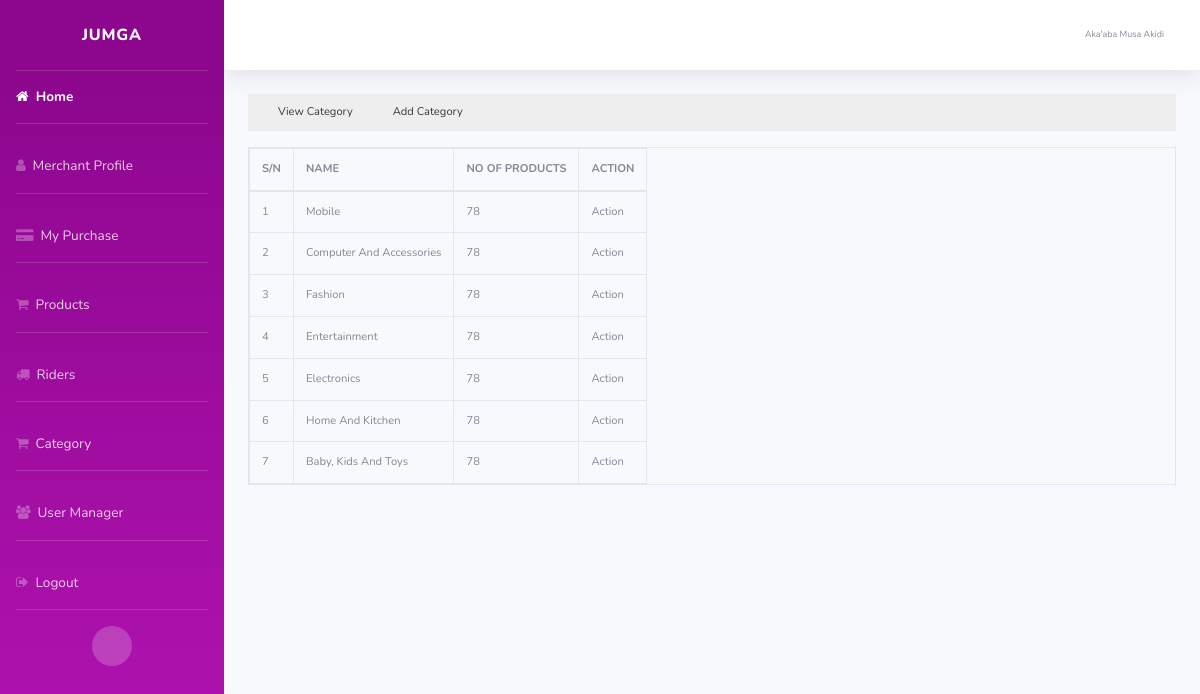
The page /dashboard/?p=category (signed in) on the database its author committed.
### tables this page shows
CREATE TABLE `category` (
  `id` int(11) NOT NULL,
  `title` varchar(50) NOT NULL,
  `status` varchar(50) NOT NULL DEFAULT 'approve'
);

### dashboard/control/category.php (the view, shortened to what this page needs)
<div class="item" id="item">
    <div class="item-link-container" id="item-link-container">
        <div>
            <a class="item-link" name="category-link" id="viewcat">View Category</a>
        </div>
        <div>
            <a class="item-link" name="category-link" id="addcat">Add Category</a>
        </div>
    </div>
    <div class="show-item mt-3" id="show-item">
    <?php
            $category_query = mysqli_query($conn, "SELECT * FROM category");
            if (!$category_query) {
                die(error("CATEGORY QUERY FAILED ").mysqli_error($conn));
            }else if(mysqli_num_rows($category_query) < 1){
                echo ("<h2>NO CATEGORY</h2>");
            }else{
                echo '<table class="table table-bordered table-responsive">
                <thead>
                    <tr>
                        <th>S/N</th>
                        <th>NAME</th>
                        <th>NO OF PRODUCTS</th>
                        <th>ACTION</th>
                    </tr>
                </thead>
                <tbody>';
                $sn = 1;
              while ($row = mysqli_fetch_assoc($category_query)) {
                  $title = ucwords($row['title']);
                echo "<tr>
                        <td>$sn</td>
                        <td>$title</td>
                        <td>78</td>
                        <td>Action</td>
                    </tr>";
                $sn++;
              }
              echo '</tbody>
              </table>';
            }
           ?>
    </div>
</div>

### dashboard/css/style.css (style rules this page uses)
* { box-sizing: border-box; }
#item-link-container { display: flex; flex-wrap: wrap; background-color: #eee; }
a, a:hover, a:active, a:focus, on { text-decoration: none; cursor: pointer; }
.item-link { color: #3a3737; height: 100%; width: 100%; display: inline-block; margin-left: 20px; padding: 10px; }
#show-item { display: flex; justify-content: center; align-items: center; }

### rows shown on the page
category: title "Mobile"
category: title "Computer And Accessories"
category: title "Fashion"
category: title "Entertainment"
category: title "Electronics"
category: title "Home And Kitchen"
category: title "Baby, Kids And Toys"

### other values the page prints
$_SESSION['juFullname'] "Aka'aba Musa Akidi"
